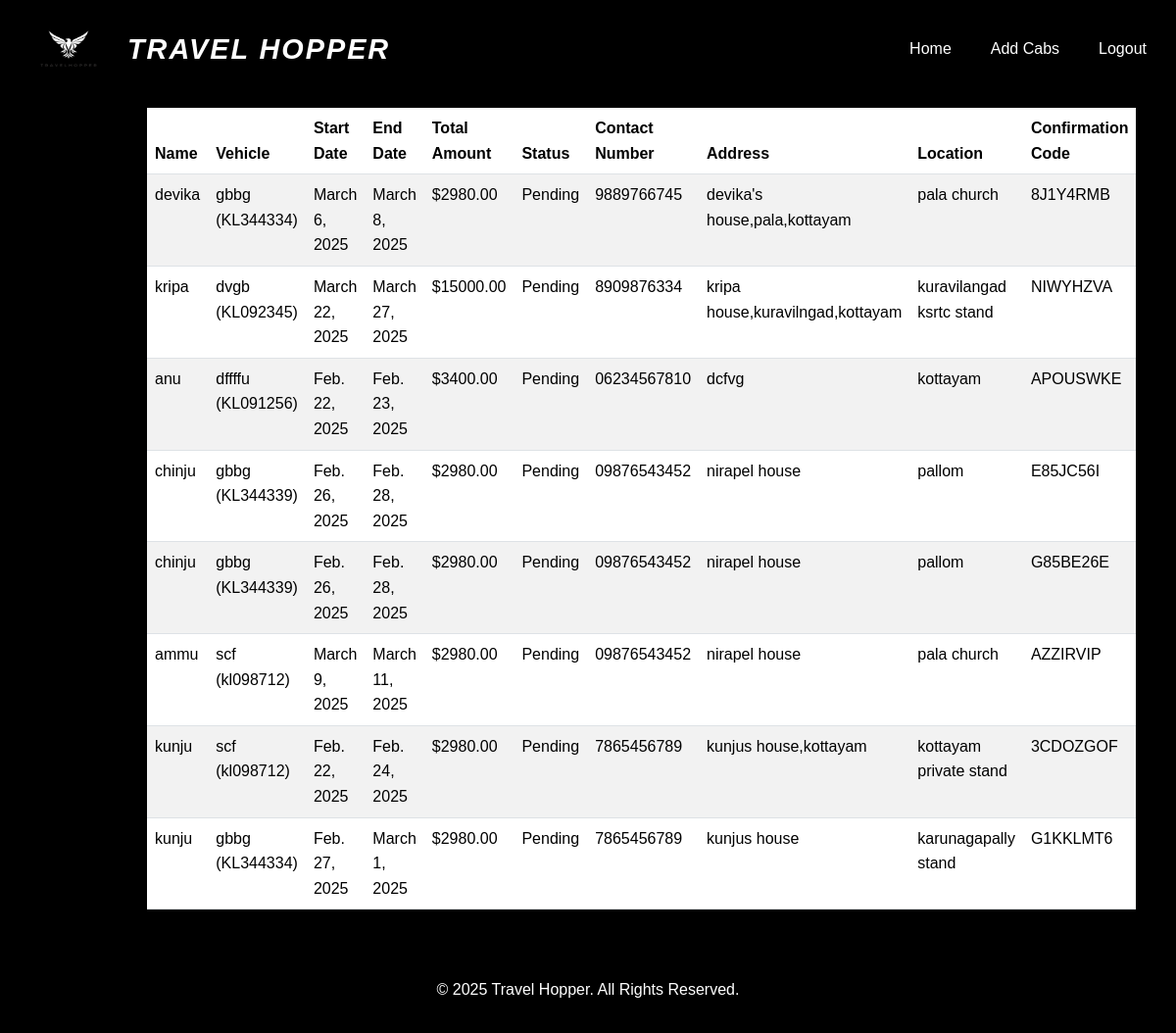
Page /view_bookings/ (signed in) on the committed database.
### app/models.py (models this page shows, shortened)
class Booking(models.Model):
    user = models.ForeignKey(User, on_delete=models.CASCADE)
    vehicle = models.ForeignKey(Cab, on_delete=models.CASCADE)
    start_date = models.DateField()
    end_date = models.DateField()
    confirmation_code = models.CharField(max_length=6, unique=True)
    total_amount = models.DecimalField(max_digits=10, decimal_places=2)
    status = models.CharField(max_length=50, default='Pending')
    name = models.CharField(max_length=255)
    address = models.TextField()
    location = models.CharField(max_length=255,null=True,blank=True)
    phone_number = models.CharField(max_length=15, blank=True, null=True)

class Cab(models.Model):
    pid=models.TextField()
    vehicle_type = models.CharField(max_length=100)
    number_plate = models.CharField(max_length=15, unique=True)
    model = models.CharField(max_length=50)
    driver_name = models.CharField(max_length=100)
    seats = models.IntegerField(null=True, blank=True)
    available = models.IntegerField()
    price=models.IntegerField()
    img = models.FileField()
    def __str__(self):
        return f'{self.model} ({self.number_plate})'

### app/views.py (the view)
# urls.py: path('view_bookings/', views.view_bookings),
@staff_member_required
def view_bookings(request):
    bookings = Booking.objects.all()
    return render(request, 'admin/view_bookings.html', {'bookings': bookings})

### templates/admin/view_bookings.html (shortened to what this page needs)
<!DOCTYPE html>
<html lang="en">
<head>
    {% load static %}
    <link href="https://cdn.jsdelivr.net/npm/bootstrap@5.3.3/dist/css/bootstrap.min.css" rel="stylesheet">
</head>
<body>
    <header>
        <div class="main-header">
            <div class="logo">
                <img src="{% static '/images/Untitled design.png' %}" alt="logo">
                <h1>TRAVEL HOPPER</h1>
            </div>
            <nav>
                <ul>
                    <li><a href="/">Home</a></li>
                    <li><a href="../add_cab">Add Cabs</a></li>
                    <li><a href="../logout">Logout</a></li>
                </ul>
            </nav>
        </div>
    </header>
    <div class="table-container">
        {% if bookings %}
        <table class="table table-striped">
            <thead>
                <tr>
                    <th>Name</th>
                    <th>Vehicle</th>
                    <th>Start Date</th>
                    <th>End Date</th>
                    <th>Total Amount</th>
                    <th>Status</th>
                    <th>Contact Number</th>
                    <th>Address</th>
                    <th>Location</th>
                    <th>Confirmation Code</th>
                </tr>
            </thead>
            <tbody>
                {% for booking in bookings %}
                <tr>
                    <td>{{ booking.name }}</td>
                    <td>{{ booking.vehicle }}</td>
                    <td>{{ booking.start_date }}</td>
                    <td>{{ booking.end_date }}</td>
                    <td>${{ booking.total_amount }}</td>
                    <td>{{ booking.status }}</td>
                    <td>{{ booking.phone_number }}</td>
                    <td>{{ booking.address }}</td>
                    <td>{{ booking.location }}</td>
                    <td>{{ booking.confirmation_code }}</td>
                </tr>
                {% endfor %}
            </tbody>
        </table>
        {% else %}
        <p class="no-bookings">You have no bookings yet.</p>
        {% endif %}
    </div>
    <footer>
        <p>&copy; 2025 Travel Hopper. All Rights Reserved.</p>
    </footer>
</body>
</html>

### templates/admin/view_bookings.html (style rules this page uses)
body { font-family: Arial, sans-serif; margin: 0; padding: 0; line-height: 1.6; background-color:black; }
header { background-color:black; color:black; padding: 10px 20px; position: fixed; width: 100%; top: 0; left: 0; z-index: 1000; }
.logo { display: flex; align-items: center; gap: 10px; }
.logo img { width: 80px; height: auto; border-radius: 5px; }
.logo h1 { font-size: 1.8rem; font-weight: bold; color:white; font-family: 'Arial', sans-serif; text-transform: uppercase; letter-spacing: 2px; margin: 0; }
header { background: white; background-color: black; padding: 10px 20px; }
header .main-header { display: flex; align-items: center; justify-content: space-between; }
header .main-header img { width: 100px; height: 80px; }
header h1 { margin-left: 10px; font-size: 1.8rem; color:white; font-style: italic; }
nav ul { display: flex; list-style: none; padding: 0; margin: 0; }
nav ul li { margin-left: 20px; }
nav ul li a { color: white; text-decoration: none; font-size: 1rem; padding: 5px 10px; }
.table-container { padding: 90px; margin: 20px auto; max-width: 90%; }
.table thead { background-color: #007bff; color: white; }
.table-striped tbody tr:nth-child(odd) { background-color:black; }
footer { background-color: black; color: white; text-align: center; padding: 15px; position: fixed; width: 100%; bottom: 0; }

### rows in the picture
Booking: name "devika", vehicle "gbbg (KL344334)", start_date "March 6, 2025", end_date "March 8, 2025", total_amount "2980.00", status "Pending", phone_number "9889766745", address "devika's house,pala,kottayam", location "pala church", confirmation_code "8J1Y4RMB"
Booking: name "kripa", vehicle "dvgb (KL092345)", start_date "March 22, 2025", end_date "March 27, 2025", total_amount "15000.00", status "Pending", phone_number "8909876334", address "kripa house,kuravilngad,kottayam", location "kuravilangad ksrtc stand", confirmation_code "NIWYHZVA"
Booking: name "anu", vehicle "dffffu (KL091256)", start_date "Feb. 22, 2025", end_date "Feb. 23, 2025", total_amount "3400.00", status "Pending", phone_number "06234567810", address "dcfvg", location "kottayam", confirmation_code "APOUSWKE"
Booking: name "chinju", vehicle "gbbg (KL344339)", start_date "Feb. 26, 2025", end_date "Feb. 28, 2025", total_amount "2980.00", status "Pending", phone_number "09876543452", address "nirapel house", location "pallom", confirmation_code "E85JC56I"
Booking: name "chinju", vehicle "gbbg (KL344339)", start_date "Feb. 26, 2025", end_date "Feb. 28, 2025", total_amount "2980.00", status "Pending", phone_number "09876543452", address "nirapel house", location "pallom", confirmation_code "G85BE26E"
Booking: name "ammu", vehicle "scf (kl098712)", start_date "March 9, 2025", end_date "March 11, 2025", total_amount "2980.00", status "Pending", phone_number "09876543452", address "nirapel house", location "pala church", confirmation_code "AZZIRVIP"
Booking: name "kunju", vehicle "scf (kl098712)", start_date "Feb. 22, 2025", end_date "Feb. 24, 2025", total_amount "2980.00", status "Pending", phone_number "7865456789", address "kunjus house,kottayam", location "kottayam private stand", confirmation_code "3CDOZGOF"
Booking: name "kunju", vehicle "gbbg (KL344334)", start_date "Feb. 27, 2025", end_date "March 1, 2025", total_amount "2980.00", status "Pending", phone_number "7865456789", address "kunjus house", location "karunagapally stand", confirmation_code "G1KKLMT6"
